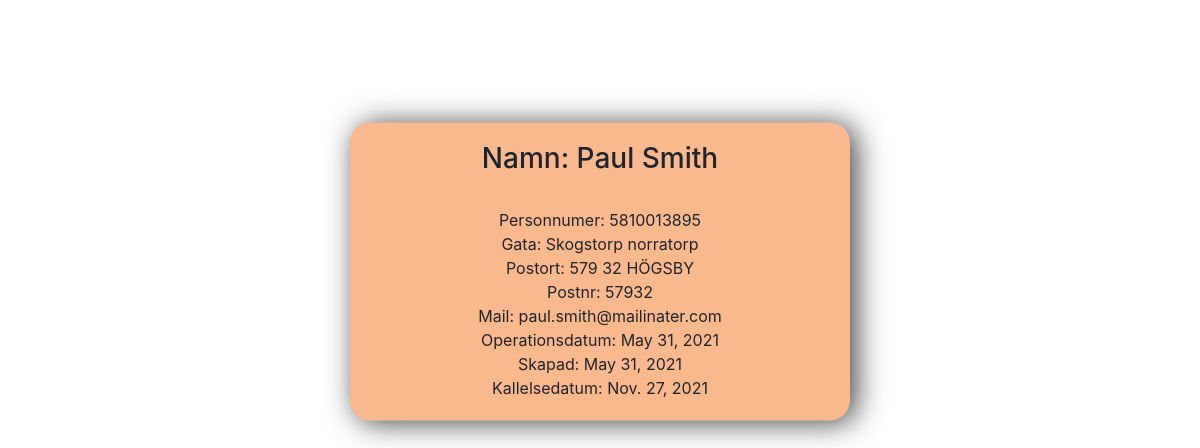
The app's page /patient/5810013895/ with its own data.
### psa/models.py (models this page shows, shortened)
class Patient(models.Model):
	ssn = models.BigIntegerField(validators=[validate_ssn],primary_key=True, unique=True)
	namn = models.CharField(max_length=100)
	gata = models.CharField(max_length=50)
	postort = models.CharField(max_length=50)
	postnr = models.IntegerField(validators=[validate_postnr])
	mail = models.EmailField(max_length=50)
	operationsdatum = models.DateField()
	created = models.DateField(auto_now_add=True)
	kallelsedatum = models.DateField()
	class Meta:
		verbose_name_plural = "Patienter"

### psa/views.py (the view)
# urls.py: path('patient/<int:pk>/', views.PatientDetail.as_view(), name='patient_detail'),
class PatientDetail(generic.DetailView):
    model = Patient
    template_name = 'psa/patient.html'

### psa/templates/psa/patient.html (shortened to what this page needs)
<link rel="stylesheet" href="https://cdn.jsdelivr.net/npm/bootstrap@4.6.0/dist/css/bootstrap.min.css">
<div class="center-column">
  {% block content %}
    <h3>Namn: {{ patient.namn }}</h3></br>
	Personnumer: {{ patient.ssn }}</br>
	Gata: {{ patient.gata }}</br>
	Postort: {{ patient.postort }}</br>
	Postnr: {{ patient.postnr }}</br>
	Mail: {{ patient.mail }}</br>
	Operationsdatum: {{ patient.operationsdatum }}</br>
	Skapad: {{ patient.created }}</br>
	Kallelsedatum: {{ patient.kallelsedatum }}
  {% endblock %}
</div>

### psa/templates/psa/patient.html (style rules this page uses)
.center-column { position: absolute; left: 50%; top: 50%; transform: translate(-50%, -100%); padding: 10px; text-align: center; width:500px; margin: 20px auto; padding:20px; background-color: rgb(248, 185, 143); border-radius: 20px; box-shadow: 6px 2px 30px 0px rgba(0, 0, 0, 0.75); }

### records on screen
Patient: namn "Paul Smith", ssn "5810013895", gata "Skogstorp norratorp", postort "579 32 HÖGSBY", postnr "57932", mail "paul.smith@mailinater.com", operationsdatum "May 31, 2021", created "May 31, 2021", kallelsedatum "Nov. 27, 2021"
